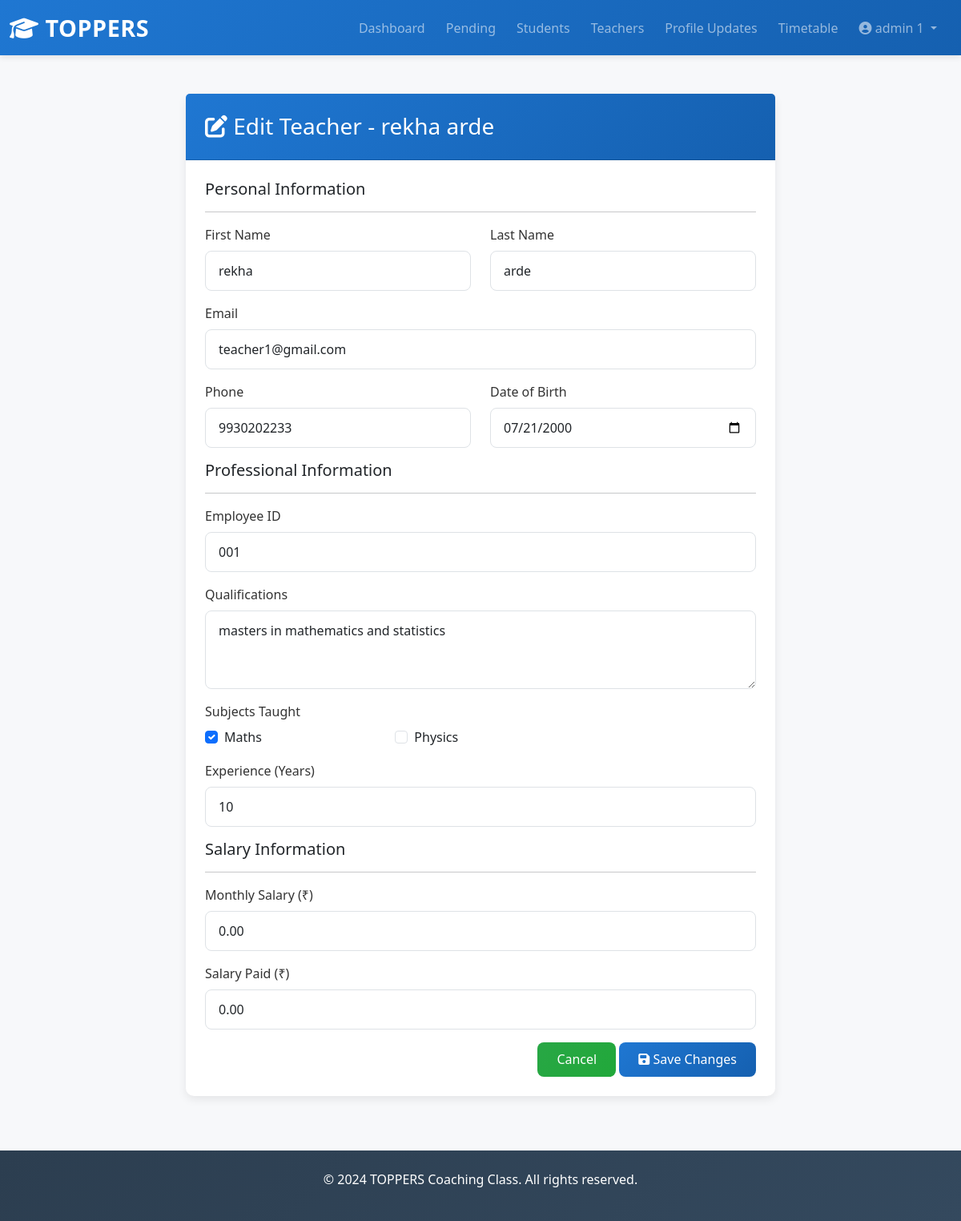
Page /admin-panel/edit-teacher/5/ (signed in) on the committed database.
### toppers_project/core/models.py (models this page shows, shortened)
class CustomUser(AbstractUser):
    role = models.CharField(max_length=20, choices=ROLE_CHOICES)
    phone = models.CharField(max_length=20, blank=True)
    date_of_birth = models.DateField(null=True, blank=True)
    profile_image = models.ImageField(upload_to='profile_images/', null=True, blank=True)
    address = models.TextField(blank=True)
    status = models.CharField(max_length=20, choices=STATUS_CHOICES, default='pending')
    created_at = models.DateTimeField(auto_now_add=True)
    updated_at = models.DateTimeField(auto_now=True)
    class Meta:
        ordering = ['-created_at']

class TeacherProfile(models.Model):
    user = models.OneToOneField(CustomUser, on_delete=models.CASCADE, related_name='teacher_profile')
    employee_id = models.CharField(max_length=50, unique=True)
    qualifications = models.TextField()
    subjects_taught = models.ManyToManyField('Subject', related_name='teachers')
    experience = models.IntegerField(help_text="Years of experience")
    salary = models.DecimalField(max_digits=10, decimal_places=2, default=0)
    salary_paid = models.DecimalField(max_digits=10, decimal_places=2, default=0)
    profile_update_status = models.CharField(max_length=20, choices=STATUS_CHOICES, default='approved')
    created_at = models.DateTimeField(auto_now_add=True)
    updated_at = models.DateTimeField(auto_now=True)
    class Meta:
        ordering = ['employee_id']

class Subject(models.Model):
    name = models.CharField(max_length=100, unique=True)
    def __str__(self):
        return self.name

### toppers_project/admin_dashboard/views.py (the view)
    def wrapper(request, *args, **kwargs):
        if not request.user.is_authenticated or request.user.role != 'admin':
            return redirect('login')
        return view_func(request, *args, **kwargs)

### toppers_project/core/forms.py
class TeacherProfileForm(forms.ModelForm):
    subjects_taught = forms.ModelMultipleChoiceField(
        queryset=Subject.objects.all(),
        widget=forms.CheckboxSelectMultiple(attrs={'class': 'form-check-input'}),
        required=True
    )
    class Meta:
        model = TeacherProfile
        fields = ['employee_id', 'qualifications', 'subjects_taught', 'experience']
        widgets = {
            'qualifications': forms.Textarea(attrs={'rows': 3}),
        }
    class TeacherForm(forms.ModelForm):
        def clean_date_of_birth(self):
           dob = self.cleaned_data.get("date_of_birth")
           today = date.today()
           age = today.year - dob.year - ((today.month, today.day) < (dob.month, dob.day))
           if age < 23:
              raise forms.ValidationError("Teacher must be at least 23 years old.")
           return dob

### toppers_project/admin_dashboard/views.py (called while the page is built)
def admin_required(view_func):
    def wrapper(request, *args, **kwargs):
        if not request.user.is_authenticated or request.user.role != 'admin':
            return redirect('login')
        return view_func(request, *args, **kwargs)
    return wrapper

### templates/admin_dashboard/edit_teacher.html (shortened to what this page needs)
{% extends 'base.html' %}
{% block content %}
<div class="container mt-5 mb-5">
    <div class="row justify-content-center">
        <div class="col-md-8">
            <div class="card">
                <div class="card-header">
                    <h3 class="m-0"><i class="fas fa-edit"></i> Edit Teacher - {{ teacher_user.get_full_name }}</h3>
                </div>
                <div class="card-body p-4">
                    <form method="post">
                        <h5 class="mb-3">Personal Information</h5>
                        <hr>
                        <div class="row">
                            <div class="col-md-6">
                                <div class="mb-3">
                                    <label class="form-label">First Name</label>
                                    <input type="text" name="first_name" class="form-control" value="{{ teacher_user.first_name }}" required>
                                </div>
                            </div>
                            <div class="col-md-6">
                                <div class="mb-3">
                                    <label class="form-label">Last Name</label>
                                    <input type="text" name="last_name" class="form-control" value="{{ teacher_user.last_name }}" required>
                                </div>
                            </div>
                        </div>
                        <div class="mb-3">
                            <label class="form-label">Email</label>
                            <input type="email" name="email" class="form-control" value="{{ teacher_user.email }}" required>
                        </div>
                        <div class="row">
                            <div class="col-md-6">
                                <div class="mb-3">
                                    <label class="form-label">Phone</label>
                                    <input type="text" name="phone" class="form-control" value="{{ teacher_user.phone }}">
                                </div>
                            </div>
                            <div class="col-md-6">
                                <div class="mb-3">
                                    <label class="form-label">Date of Birth</label>
                                    <input type="date" name="date_of_birth" class="form-control" value="{% if teacher_user.date_of_birth %}{{ teacher_user.date_of_birth|date:'Y-m-d' }}{% endif %}">
                                </div>
                            </div>
                        </div>
                        <h5 class="mb-3">Professional Information</h5>
                        <hr>
                        <div class="mb-3">
                            <label class="form-label">Employee ID</label>
                            <input type="text" name="employee_id" class="form-control" value="{{ teacher_profile.employee_id }}" required>
                        </div>
                        <div class="mb-3">
                            <label class="form-label">Qualifications</label>
                            <textarea name="qualifications" class="form-control" rows="3">{{ teacher_profile.qualifications }}</textarea>
                        </div>
                       <div class="mb-3">
                          <label class="form-label">Subjects Taught</label>
                          <div class="row">
                               {% for checkbox in form.subjects_taught %}
                                   <div class="col-md-4 col-sm-6">
                                      <div class="form-check">
                                          {{ checkbox.tag }}
                                          <label class="form-check-label">
                                              {{ checkbox.choice_label }}
                                          </label>
                                      </div>
                                 </div>
                             {% endfor %}
                          </div>
                       </div>
                        <div class="mb-3">
                            <label class="form-label">Experience (Years)</label>
                            <input type="number" name="experience" class="form-control" value="{{ teacher_profile.experience }}" required>
                        </div>
                        <h5 class="mb-3">Salary Information</h5>
                        <hr>
                        <div class="mb-3">
                            <label class="form-label">Monthly Salary (₹)</label>
                            <input type="number" name="salary" step="0.01" class="form-control" value="{{ teacher_profile.salary }}" required>
                        </div>
                        <div class="mb-3">
                            <label class="form-label">Salary Paid (₹)</label>
                            <input type="number" name="salary_paid" step="0.01" class="form-control" value="{{ teacher_profile.salary_paid }}" required>
                        </div>
                        <div class="text-end">
                            <a href="{% url 'all_teachers' %}" class="btn btn-secondary">Cancel</a>
                            <button type="submit" class="btn btn-primary">
                                <i class="fas fa-save"></i> Save Changes
                            </button>
                        </div>
                    </form>
                    </div>
            </div>
        </div>
    </div>
</div>
{% endblock %}

### templates/base.html (shortened to what this page needs)
{% load static %}
<!DOCTYPE html>
<html lang="en">
<head>
    <link href="https://cdn.jsdelivr.net/npm/bootstrap@5.3.0/dist/css/bootstrap.min.css" rel="stylesheet">
    <link rel="stylesheet" href="https://cdnjs.cloudflare.com/ajax/libs/font-awesome/6.4.0/css/all.min.css">
    <link rel="stylesheet" href="{% static 'css/style.css' %}">
</head>
<body>
    {% if user.is_authenticated %}
    <nav class="navbar navbar-expand-lg navbar-dark bg-primary sticky-top">
        <div class="container-fluid">
            <a class="navbar-brand fw-bold" href="{% url 'home' %}">
                <i class="fas fa-graduation-cap"></i> TOPPERS
            </a>
            <div class="collapse navbar-collapse" id="navbarNav">
                <ul class="navbar-nav ms-auto">
                    {% if user.role == 'admin' %}
                        <li class="nav-item"><a class="nav-link" href="{% url 'admin_dashboard' %}">Dashboard</a></li>
                        <li class="nav-item"><a class="nav-link" href="{% url 'pending_registrations' %}">Pending</a></li>
                        <li class="nav-item"><a class="nav-link" href="{% url 'all_students' %}">Students</a></li>
                        <li class="nav-item"><a class="nav-link" href="{% url 'all_teachers' %}">Teachers</a></li>
                        <li class="nav-item"><a class="nav-link" href="{% url 'approve_profile_updates' %}">Profile Updates</a></li>
                        <li class="nav-item"><a class="nav-link" href="{% url 'manage_timetable' %}">Timetable</a></li>
                    {% elif user.role == 'teacher' %}
                        <li class="nav-item"><a class="nav-link" href="{% url 'teacher_dashboard' %}">Dashboard</a></li>
                        <li class="nav-item"><a class="nav-link" href="{% url 'teacher_lectures' %}">Lectures</a></li>
                        <li class="nav-item"><a class="nav-link" href="{% url 'teacher_salary' %}">Salary</a></li>
                    {% endif %}
                    <li class="nav-item dropdown">
                        <a class="nav-link dropdown-toggle" href="#" id="userDropdown" role="button" data-bs-toggle="dropdown">
                            <i class="fas fa-user-circle"></i> {{ user.get_full_name }}
                        </a>
                    </li>
                </ul>
            </div>
        </div>
    </nav>
    {% endif %}
    <div class="container-fluid">
        {% block content %}{% endblock %}
    </div>
    <footer class="bg-dark text-white text-center py-4 mt-5">
        <p>&copy; 2024 TOPPERS Coaching Class. All rights reserved.</p>
    </footer>
</body>
</html>

### toppers_project/static/css/style.css (style rules this page uses)
:root { --primary-color: #1f77d2; --secondary-color: #28a745; --danger-color: #dc3545; --warning-color: #ffc107; --light-bg: #f7f8fa; --border-color: #dee2e6; }
* { margin: 0; padding: 0; box-sizing: border-box; }
body { background-color: var(--light-bg); font-family: 'Segoe UI', Tahoma, Geneva, Verdana, sans-serif; color: #333; }
.navbar { background: linear-gradient(135deg, var(--primary-color) 0%, #1560b0 100%) !important; box-shadow: 0 2px 8px rgba(0, 0, 0, 0.1); }
.navbar-brand { font-size: 1.8rem; letter-spacing: 0.5px; }
.nav-link { transition: all 0.3s ease; margin-right: 10px; }
.card { border: none; border-radius: 10px; box-shadow: 0 4px 12px rgba(0, 0, 0, 0.08); transition: all 0.3s ease; margin-bottom: 20px; cursor: pointer; }
.card-header { background: linear-gradient(135deg, var(--primary-color) 0%, #1560b0 100%); color: white; border-radius: 10px 10px 0 0; padding: 1.5rem; font-weight: 600; }
.form-control, .form-select { border-radius: 8px; border: 1px solid var(--border-color); padding: 0.75rem 1rem; transition: all 0.3s ease; }
.form-label { font-weight: 500; margin-bottom: 0.5rem; color: #333; }
.btn { border-radius: 8px; padding: 0.6rem 1.5rem; font-weight: 500; transition: all 0.3s ease; border: none; }
.btn-primary { background: linear-gradient(135deg, var(--primary-color) 0%, #1560b0 100%); color: white; }
.btn-secondary { background: linear-gradient(135deg, var(--secondary-color) 0%, #21a83a 100%); color: white; }
footer { background: linear-gradient(135deg, #2c3e50 0%, #34495e 100%); margin-top: 3rem; }

### rows in the picture
CustomUser: get_full_name "admin 1"
CustomUser: get_full_name "rekha arde", first_name "rekha", last_name "arde", email "teacher1@gmail.com", phone "9930202233", date_of_birth "07/21/2000"
TeacherProfile: employee_id "001", qualifications "masters in mathematics and statistics", experience "10", salary "0.00", salary_paid "0.00"
Subject: choice_label "Maths"
Subject: choice_label "Physics"
